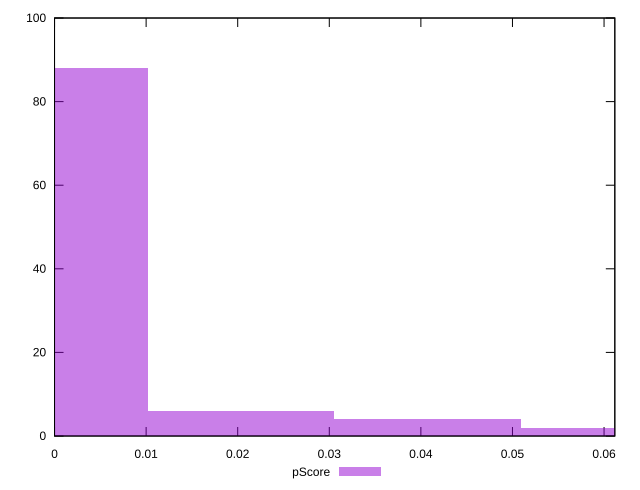

This chart was generated by the following gnuplot code:
reset

$pScore <<EOF
0 88
0.040751132136088136 4
0.061126698204132204 2
0.020375566068044068 6
EOF

set key outside below
set boxwidth 0.020375566068044068
set xrange [0:0.06117647058823528]
set yrange [0:100]
set trange [0:100]
set style fill transparent solid 0.5 noborder
set terminal svg size 640, 490 enhanced background rgb 'white'
set output "reports/report_00027_2021-02-24T12-40-31.850Z/uses-text-compression/samples/music/pScore/histogram.svg"

plot $pScore title "pScore" with boxes

reset
